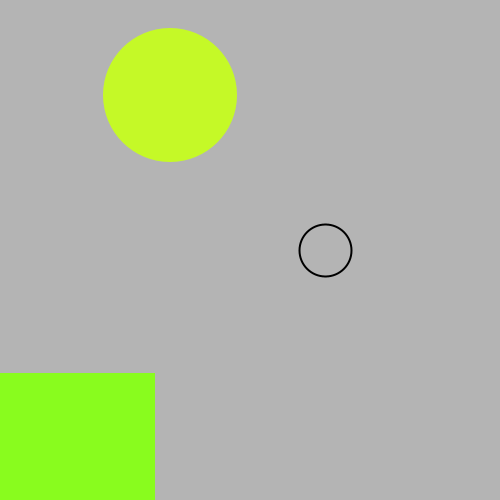
Frame 1 (no input)
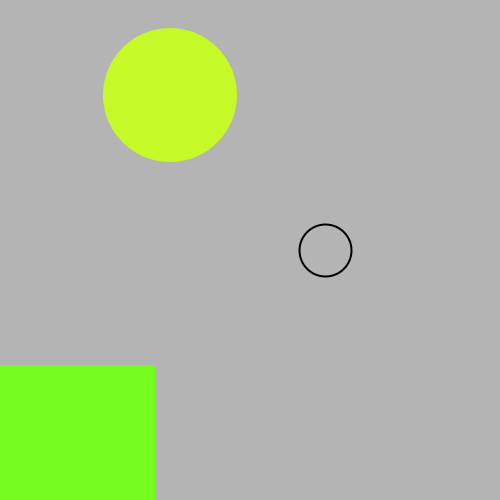
Frame 60 (the mouse pressed at the canvas centre just before this capture)
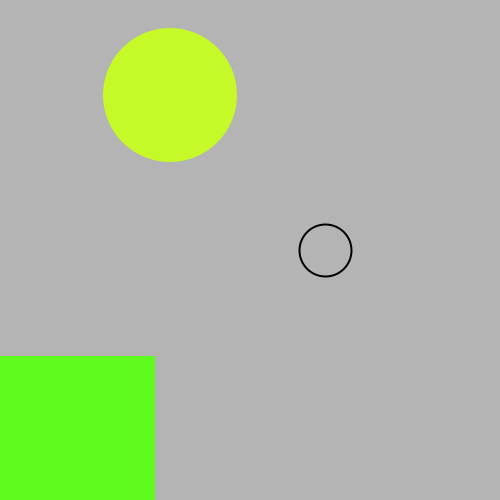
Frame 120 (the mouse held since frame 60 and released just before this capture)

The Processing sketch that drew these frames (run headless with seeded random() and noise(); from frame 60 on, the mouse is pressed at the canvas centre):

// Processing sketch: processing_61823
// ── processing_61823.pde

// sara albuquerque nº27949 DMM

void setup(){ //isto serve para construir os elementos constantes
  size(500,500); //tamanho da janela
  smooth(); // suavizar os elementos disponiveis na area de trabalho
}
void draw(){ // isto serve para generar novos elementos
  
  colorMode(HSB,360,100,100); // isto define a ultizaçao do sistema de cores Hsb
  background(255); // isto serve para definir a cor da janela
  
  int s = second(); // serve para definir os segundos indo buscar as informaçao ao computador
  int m = minute(); // serve para definir os minutos
  int h = hour(); // serve para definir as horas
  
  int escala = 100; // Variavel defenida por escala que vai ser igual a 100
  
  
  s = (int) map (s, 0, 59, 0,height ); //com este estamos a defenir o mapeamento da area , o s ,vai de 0 ,59 precorrendo de 0 altura total ,em que cada valor vai ser o anterior + x valor de angulo
  m = (int) map (m, 0, 59, 0,250 ); //com este estamos a defenir o mapeamento da area , o m ,vai de 0 ,59 precorrendo de 0 altura total ,em que cada valor vai ser o anterior + x valor de angulo
  h = (int) map (h, 0, 24, 0,250 ); //com este estamos a defenir o mapeamento da area , o h ,vai de 0 ,24 precorrendo de 0 altura total ,em que cada valor vai ser o anterior + x valor de angulo
  println (h);
  
  // barra que altera na variaçao cromatica HSB
  noStroke(); // sem contorno  
  int sH = (int) map (s,0,height,0,360); // converter os segundos em Hue
  fill(sH,88,99); // isto é para definir a cor do objecto
  rect(0,height, 155, -s); //isto é para posicionar o rectangulo
  
 //minutos
    noStroke(); // sem contorno
  int mH = (int) map (m,0,escala,0,360); // converter os segundos em Hue
  fill(mH,84,98); // cor da ellipse dos minutos
  ellipse ( width*0.65-155, height/2-155, m-155, m-155);//isto é para posicionar a ellipse
  
 //horas
  noFill(); // sem preenchimento na ellipse das horas
  strokeWeight(2); // espessura do contorno
  stroke(54,0,0); // cor da espessura
  int hH = (int) map (h,0,escala,0,360); // converter os segundos em Hue
  ellipse (width *0.65, height/2, h, h);//isto é para posicionar a ellipse
}
